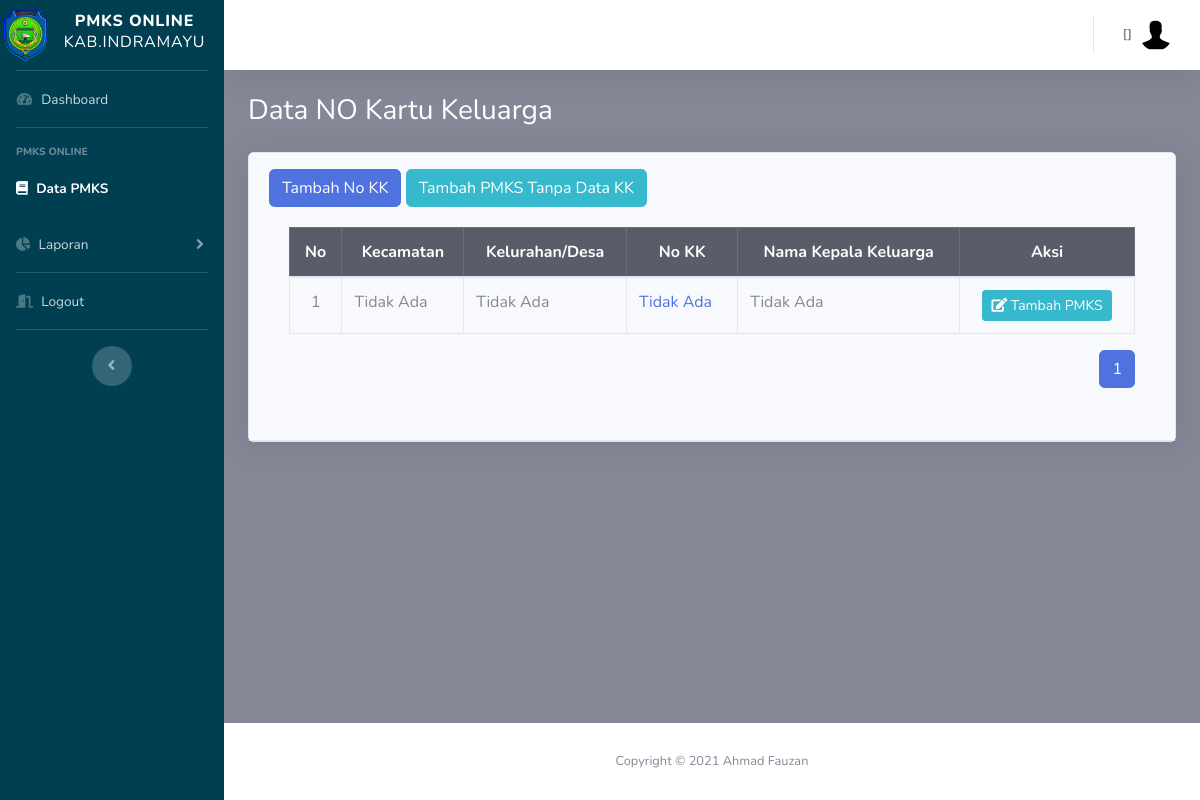
The page /pegawai/pmks.php on the database its author committed.
### tables this page shows
CREATE TABLE `kk` (
  `id_kk` int(11) NOT NULL,
  `id_kec` int(11) NOT NULL,
  `id_desa` int(11) NOT NULL,
  `no_kk` varchar(50) NOT NULL,
  `nik_kpl` varchar(50) NOT NULL,
  `nm_kpl` varchar(50) NOT NULL,
  `tgl_lhr_kpl` date NOT NULL,
  `alamat_kpl` varchar(100) NOT NULL,
  `pekerjaan_kpl` varchar(50) NOT NULL,
  `pendidikan_kpl` varchar(50) NOT NULL,
  `is_delete` int(11) NOT NULL,
  `row_edit` int(11) NOT NULL,
  `creator` int(11) NOT NULL,
  `time_input` datetime NOT NULL DEFAULT current_timestamp()
);

CREATE TABLE `kecamatan` (
  `id_kec` int(11) NOT NULL,
  `nm_kec` varchar(20) NOT NULL,
  `is_delete` int(11) NOT NULL,
  `row_edit` int(11) NOT NULL,
  `creator` int(11) NOT NULL,
  `time_input` datetime NOT NULL DEFAULT current_timestamp()
);

CREATE TABLE `desa` (
  `id_desa` int(10) NOT NULL,
  `nm_desa` varchar(25) NOT NULL,
  `id_kec` int(11) NOT NULL,
  `is_delete` int(11) NOT NULL,
  `row_edit` int(11) NOT NULL,
  `creator` int(11) NOT NULL,
  `time_input` datetime NOT NULL DEFAULT current_timestamp()
);

### config.php (called while the page is built, shortened)
<?php
	$database = 'pmks';
?>

### functions.php (called while the page is built, shortened)
<?php
function query($query)
{
	include('config.php');
	$result = mysqli_query($koneksi, $query);
	$rows = [];
	while ($row = mysqli_fetch_assoc($result)) {
		$rows[] = $row;
	}
	return $rows;
}

### pegawai/pmks.php (the view, shortened to what this page needs)
<?php
  include('templetes/sidebar.php');
  include('templetes/topbar.php');
  require_once "../functions.php";
  $jml_DataHalaman = 5;
  $jml_responden = count(query("SELECT a.*,b.id_kec,b.nm_kec,b.is_delete,c.id_desa,c.nm_desa,c.is_delete FROM kk a
               INNER JOIN kecamatan b USING (id_kec)
               INNER JOIN desa c USING (id_desa)
               WHERE a.is_delete=1 AND b.is_delete=1 AND c.is_delete=1
               ORDER BY a.no_kk ASC"));
  $jml_Halaman = ceil($jml_responden / $jml_DataHalaman);
  $pageAktif = (isset($_GET["page"]) ) ? $_GET["page"] : 1;
  $awaldata = ( $jml_DataHalaman * $pageAktif ) - $jml_DataHalaman;
  $kk=query("SELECT a.*,b.id_kec,b.nm_kec,b.is_delete,c.id_desa,c.nm_desa,c.is_delete FROM kk a
               INNER JOIN kecamatan b USING (id_kec)
               INNER JOIN desa c USING (id_desa)
               WHERE a.is_delete=1 AND b.is_delete=1 AND c.is_delete=1
               ORDER BY a.no_kk = 'Tidak Ada' ASC, a.no_kk ASC LIMIT $awaldata, $jml_DataHalaman");
?>
        <div class="container-fluid">
          <h1 class="h3 mb-4 text-judul">Data NO Kartu Keluarga</h1>
              <div class="card shadow mb-2">
                <div class="card-header py-3">
                  <button type="button" class="btn btn-primary" data-toggle="modal" data-target="#modalTambah">
                    Tambah No KK
                  </button>
                  <a class="btn btn-info " href="kk_detail.php?id=21" role="button">Tambah PMKS Tanpa Data KK </a>
                <div class="card-body">
                <div class="table-responsive">
                <table class="table table-bordered"  width="100%" cellspacing="0">
                  <thead class="table-dark">
                    <tr>
                      <th class="text-center">No</th>
                      <th class="text-center">Kecamatan</th>
                      <th class="text-center">Kelurahan/Desa</th>
                      <th class="text-center">No KK</th>
                      <th class="text-center">Nama Kepala Keluarga</th>
                      <th class="text-center">Aksi</th>
                    </tr>
                  </thead>
                   <?php $i=$awaldata+1; ?>
                  <?php foreach ($kk as $row):?>
                    <tbody>
                      <tr>
                        <td class="text-center"><?=$i;?></td>
                        <td class="text-left"><?=$row['nm_kec'];?></td>
                        <td class="text-left"><?=$row['nm_desa'];?></td>
                        <td class="text-left"><a class="text-dark2"
                                href="kk_detail.php?id=<?=$row['id_kk'] ?>">
                                <?=$row['no_kk']; ?></a></td>
                        <td class="text-left"><?=$row['nm_kpl'];?></td>
                        <td class="text-center">
                          <form method="POST">
                            <button type="button" id="pmks" name="pmks" class="btn btn-info btn-sm" data-toggle="modal" data-target="#modalPmks<?= $row['id_kk']; ?>">
                            <i class="fas fa-edit"></i> Tambah PMKS</button>
                          </form>
                        </td>
                      </tr>
                      <?php $i++;?>
                    <?php endforeach; ?>
                  </tbody>
                </table>
                <nav aria-label="Page navigation example">
                  <ul class="pagination float-right">
                    <?php for ($i=1; $i <= $jml_Halaman; $i++) : ?>
                      <?php if ($i == $pageAktif) : ?>
                        <li class="page-item active"><a class="page-link" href="?page=<?=$i; ?>"><?=$i; ?></a></li>
                        <?php else : ?>
                          <li class="page-item"><a class="page-link" href="?page=<?=$i; ?>"><?=$i; ?></a></li>
                        <?php endif; ?>
                      <?php endfor; ?>
                    </ul>
                  </nav>
                </div>
              </div>
            </div>
          </div>
        </div>
      </div>
      <?php include('templetes/footer.php');?>

### pegawai/templetes/sidebar.php (style rules this page uses)
.text-judul { color: #ffffff; }

### rows shown on the page
kk: id_kec.nm_kec "Tidak Ada", id_desa.nm_desa "Tidak Ada", no_kk "Tidak Ada", nm_kpl "Tidak Ada"
